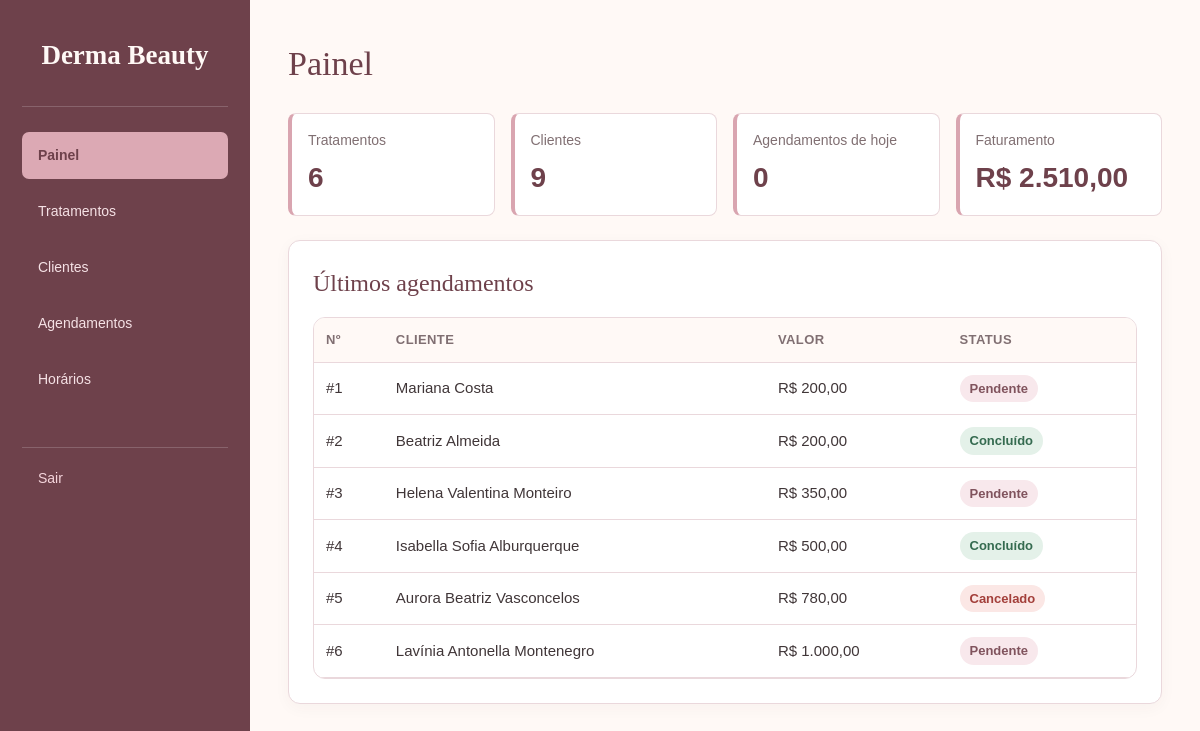
Screenshot of /admin/painel.php (signed in) with the database file from the repository.
### tables this page shows
CREATE TABLE agendamentos (
            id INTEGER PRIMARY KEY AUTOINCREMENT,
            cliente_id INTEGER NOT NULL,
            tratamento_id INTEGER NOT NULL,
            data_agendamento TEXT NOT NULL,
            status TEXT NOT NULL DEFAULT 'Pendente',
            valor REAL NOT NULL DEFAULT 0, horario TEXT,
            FOREIGN KEY (cliente_id) REFERENCES clientes(id),
            FOREIGN KEY (tratamento_id) REFERENCES tratamentos(id)
        );

CREATE TABLE clientes (
            id INTEGER PRIMARY KEY AUTOINCREMENT,
            nome TEXT NOT NULL,
            email TEXT,
            telefone TEXT,
            cpf TEXT,
            nascimento TEXT,
            cidade TEXT,
            estado TEXT,
            endereco TEXT
        , senha TEXT);

### admin/painel.php (the view, shortened to what this page needs)
<?php
require_once __DIR__ . '/config/conecta.php';
$sqlTratamentos = $pdo->query(
    "SELECT COUNT(*) AS total FROM tratamentos"
);
$totalTratamentos = $sqlTratamentos->fetch()['total'];
$sqlClientes = $pdo->query(
    "SELECT COUNT(*) AS total FROM clientes"
);
$totalClientes = $sqlClientes->fetch()['total'];
$sqlHoje = $pdo->query(
    "SELECT COUNT(*) AS total
     FROM agendamentos
     WHERE date(data_agendamento) = date('now', 'localtime')"
);
$totalHoje = $sqlHoje->fetch()['total'];
$sqlFaturamento = $pdo->query(
    "SELECT COALESCE(SUM(valor), 0) AS total
     FROM agendamentos
     WHERE status = 'Concluído'"
);
$faturamento = $sqlFaturamento->fetch()['total'];
$sqlAgendamentos = $pdo->query(
    "SELECT a.id, c.nome AS cliente, a.valor, a.status
     FROM agendamentos a
     INNER JOIN clientes c ON c.id = a.cliente_id
     ORDER BY a.id ASC
     LIMIT 6"
);
$agendamentos = $sqlAgendamentos->fetchAll();
function escaparPainel($texto) {
    return htmlspecialchars(
        (string) $texto,
        ENT_QUOTES,
        'UTF-8'
    );
}
function dinheiroPainel($valor) {
    return 'R$ ' . number_format(
        (float) $valor,
        2,
        ',',
        '.'
    );
}
?>
<!DOCTYPE html>
<html lang="pt-BR">
<head>
    <link rel="stylesheet" href="../css/style.css">
</head>
<body>
<div class="layout">
    <?php require __DIR__ . '/menu.php'; ?>
    <main class="conteudo">
        <header class="cabecalho-pagina">
            <h1>Painel</h1>
        </header>
        <section class="resumo">
            <div class="resumo-item">
                <span>Tratamentos</span>
                <strong><?= (int) $totalTratamentos ?></strong>
            </div>
            <div class="resumo-item">
                <span>Clientes</span>
                <strong><?= (int) $totalClientes ?></strong>
            </div>
            <div class="resumo-item">
                <span>Agendamentos de hoje</span>
                <strong><?= (int) $totalHoje ?></strong>
            </div>
            <div class="resumo-item">
                <span>Faturamento</span>
                <strong><?= dinheiroPainel($faturamento) ?></strong>
            </div>
        </section>
        <section class="cartao">
            <h2>Últimos agendamentos</h2>
            <div class="tabela-rolagem">
                <table class="tabela">
                    <thead>
                        <tr>
                            <th>Nº</th>
                            <th>Cliente</th>
                            <th>Valor</th>
                            <th>Status</th>
                        </tr>
                    </thead>
                    <tbody>
                    <?php if (count($agendamentos) > 0): ?>
                        <?php foreach ($agendamentos as $agendamento): ?>
                            <?php
                            $classeStatus = [
                                'Pendente' => 'selo-pendente',
                                'Confirmado' => 'selo-pendente',
                                'Concluído' => 'selo-pago',
                                'Cancelado' => 'selo-cancelado'
                            ];
                            $classe = $classeStatus[$agendamento['status']]
                                ?? 'selo-pendente';
                            ?>
                            <tr>
                                <td>#<?= (int) $agendamento['id'] ?></td>
                                <td>
                                    <?= escaparPainel($agendamento['cliente']) ?>
                                </td>
                                <td>
                                    <?= dinheiroPainel($agendamento['valor']) ?>
                                </td>
                                <td>
                                    <span class="selo <?= escaparPainel($classe) ?>">
                                        <?= escaparPainel($agendamento['status']) ?>
                                    </span>
                                </td>
                            </tr>
                        <?php endforeach; ?>
                    <?php endif; ?>
                    </tbody>
                </table>
            </div>
        </section>
    </main>
</div>
</body>
</html>

### css/style.css (style rules this page uses)
:root { --cor-fundo: #FFF9F6; --cor-branco: #ffffff; --cor-texto: #403638; --cor-texto-suave: #806F72; --cor-primaria: #D9A5B0; --cor-primaria-escura: #B97888; --cor-lateral: #6E414B; --cor-borda: #EAD8DC; --cor-perigo: #C94C4C; --cor-sucesso: #438568; --cor-alerta: #B78368; --raio: 8px; }
* { box-sizing: border-box; margin: 0; padding: 0; }
body { font-family: "DM Sans", Arial, sans-serif; background-color: var(--cor-fundo); color: var(--cor-texto); line-height: 1.5; }
h1, h2, h3 { font-family: "Cormorant Garamond", Georgia, serif; font-weight: 500; }
.cabecalho-pagina { margin-bottom: 24px; }
.cabecalho-pagina h1 { font-family: "Cormorant Garamond", Georgia, serif; font-size: 34px; font-weight: 500; color: var(--cor-lateral); }
.cartao { background-color: var(--cor-branco); border: 1px solid var(--cor-borda); border-radius: 12px; padding: 24px; margin-bottom: 24px; box-shadow: 0 4px 16px rgba(64, 54, 56, 0.04); }
.cartao h2 { font-family: "Cormorant Garamond", Georgia, serif; font-size: 24px; font-weight: 500; color: var(--cor-lateral); margin-bottom: 16px; }
.resumo { display: grid; grid-template-columns: repeat(4, 1fr); gap: 16px; margin-bottom: 24px; }
.resumo-item { background-color: var(--cor-branco); border: 1px solid var(--cor-borda); border-left: 4px solid var(--cor-primaria); border-radius: var(--raio); padding: 16px; transition: box-shadow 0.2s, transform 0.2s; }
.resumo-item span { display: block; font-size: 14px; color: var(--cor-texto-suave); margin-bottom: 6px; }
.resumo-item strong { font-size: 28px; font-weight: 600; color: var(--cor-lateral); }
.layout { display: grid; grid-template-columns: 250px minmax(0, 1fr); min-height: 100vh; }
.conteudo { min-width: 0; padding: 38px; background: var(--cor-fundo); }
.tabela-rolagem { overflow-x: auto; }
.tabela { width: 100%; border-collapse: collapse; }
.tabela th, .tabela td { text-align: left; padding: 12px; border-bottom: 1px solid var(--cor-borda); font-size: 15px; }
.tabela th { background-color: var(--cor-fundo); font-size: 13px; font-weight: 600; color: var(--cor-texto-suave); text-transform: uppercase; letter-spacing: 0.4px; }
.selo { display: inline-block; padding: 4px 10px; border-radius: 999px; font-size: 13px; font-weight: 600; }
.selo-pendente { background-color: #F8E8EC; color: #80535D; }
.selo-pago { background-color: #E4F1E9; color: #356B50; }
.selo-cancelado { background-color: #FBE7E5; color: #A33F3A; }
.tabela-rolagem { width: 100%; overflow-x: auto; border: 1px solid #EAD8DC; border-radius: 12px; }

### rows the page displays
agendamentos: id "1", cliente.nome "Mariana Costa", valor "R$ 200,00", status "Pendente"
agendamentos: id "2", cliente.nome "Beatriz Almeida", valor "R$ 200,00", status "Concluído"
agendamentos: id "3", cliente.nome "Helena Valentina Monteiro", valor "R$ 350,00", status "Pendente"
agendamentos: id "4", cliente.nome "Isabella Sofia Alburquerque", valor "R$ 500,00", status "Concluído"
agendamentos: id "5", cliente.nome "Aurora Beatriz Vasconcelos", valor "R$ 780,00", status "Cancelado"
agendamentos: id "6", cliente.nome "Lavínia Antonella Montenegro", valor "R$ 1.000,00", status "Pendente"

### other values shown
$nome "Painel"
$nome "Tratamentos"
$nome "Clientes"
$nome "Agendamentos"
$nome "Horários"
$totalTratamentos "6"
$totalClientes "9"
$totalHoje "0"
dinheiroPainel($faturamento) "R$ 2.510,00"
